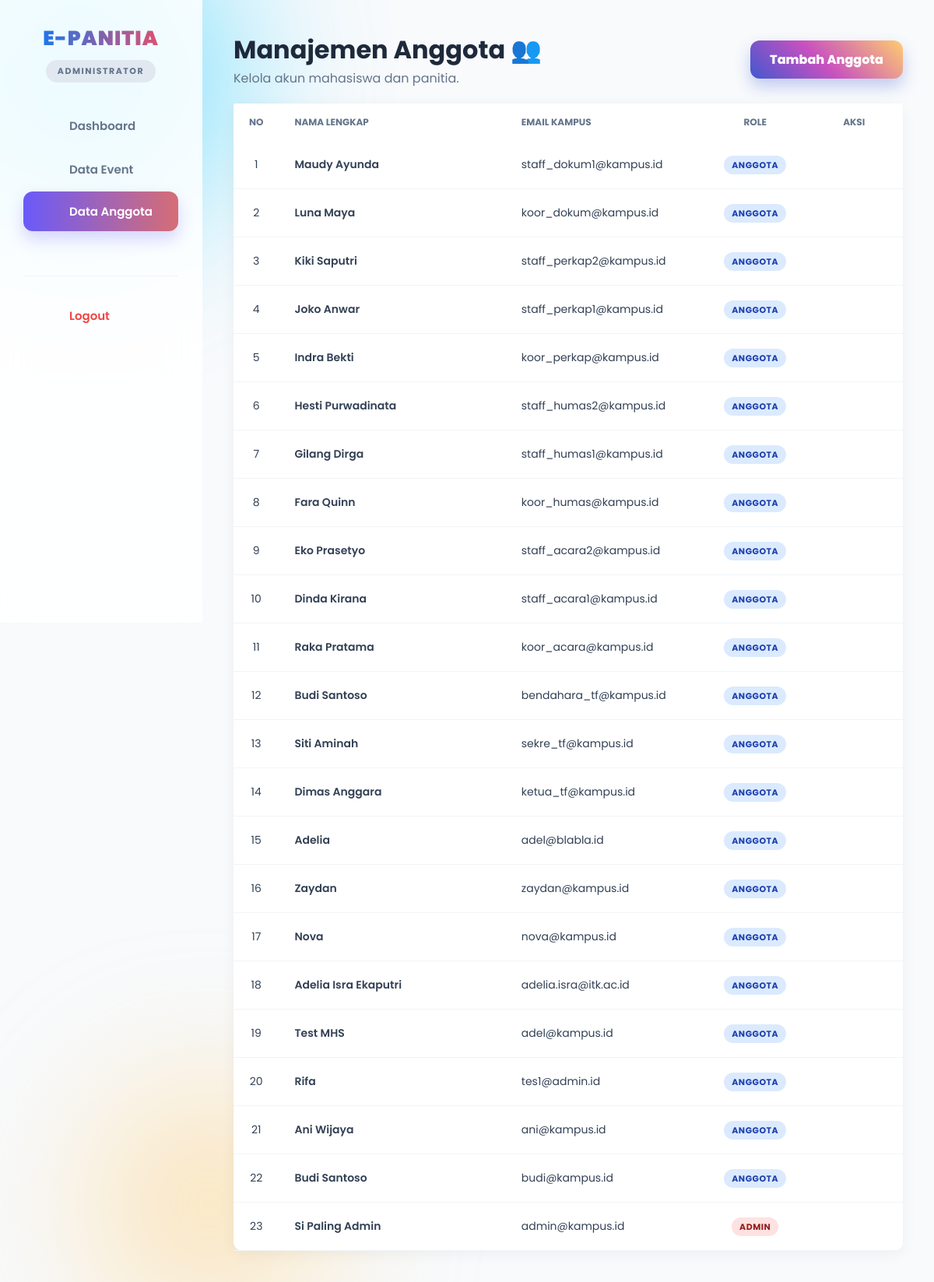
The page /dashboard/data_anggota.php (signed in) on the database its author committed.
### tables this page shows
CREATE TABLE IF NOT EXISTS `users` (
  `user_id` int NOT NULL AUTO_INCREMENT,
  `email` varchar(100) NOT NULL,
  `password` varchar(255) NOT NULL,
  `nama_lengkap` varchar(100) NOT NULL,
  `peran` enum('admin','ketua','anggota') NOT NULL DEFAULT 'anggota',
  `created_at` timestamp NULL DEFAULT CURRENT_TIMESTAMP,
  `perlu_ganti_pass` tinyint(1) DEFAULT '1',
  PRIMARY KEY (`user_id`),
  UNIQUE KEY `email` (`email`)
);

### dashboard/data_anggota.php (the view, shortened to what this page needs)
<?php
require '../config/koneksi.php';
?>
<!DOCTYPE html>
<html lang="id">
<head>
    <link rel="stylesheet" href="../assets/css/style.css?v=105">
</head>
<body>
    <div class="bg-blob blob-1"></div>
    <div class="bg-blob blob-3"></div>
    <div class="dashboard-container">
        <aside class="sidebar">
            <div class="sidebar-header">
                <h2 class="brand-title">E-PANITIA</h2>
                <span class="role-badge">Administrator</span>
            </div>
            <nav>
                <a href="admin.php" class="menu-item"><i class="ph-bold ph-squares-four"></i> Dashboard</a>
                <a href="data_event.php" class="menu-item"><i class="ph-bold ph-calendar-plus"></i> Data Event</a>
                <a href="data_anggota.php" class="menu-item active"><i class="ph-bold ph-users-three"></i> Data Anggota</a>
                <div class="menu-logout"><a href="../logout.php" class="menu-item" style="color: #ef4444;"><i class="ph-bold ph-sign-out"></i> Logout</a></div>
            </nav>
        </aside>
        <main class="main-content">
            <div style="display: flex; justify-content: space-between; align-items: center; margin-bottom: 20px;">
                <div>
                    <h1>Manajemen Anggota 👥</h1>
                    <p style="color: #64748b;">Kelola akun mahasiswa dan panitia.</p>
                </div>
                <button onclick="openModal()" class="btn-login" style="width: auto; padding: 12px 25px;">
                    <i class="ph-bold ph-user-plus"></i> Tambah Anggota
                </button>
            </div>
            <div class="table-container" style="background: white; border-radius: 12px; overflow: visible; box-shadow: 0 4px 20px rgba(0,0,0,0.05);">
                <table style="width: 100%;">
                    <thead style="background: white; border-bottom: 2px solid #f1f5f9;">
                        <tr>
                            <th width="5%" class="text-center">NO</th>
                            <th width="35%" class="text-left">NAMA LENGKAP</th>
                            <th width="30%" class="text-left">EMAIL KAMPUS</th>
                            <th width="15%" class="text-center">ROLE</th>
                            <th width="15%" class="text-center">AKSI</th>
                        </tr>
                    </thead>
                    <tbody>
                        <?php
                        $no = 1;
                        $query = mysqli_query($conn, "SELECT * FROM users ORDER BY user_id DESC");
                        if(mysqli_num_rows($query) > 0){
                            while ($row = mysqli_fetch_assoc($query)) {
                                $badge = ($row['peran'] == 'admin') ? 'role-admin' : 'role-anggota';
                        ?>
                        <tr>
                            <td class="text-center"><?= $no++; ?></td>
                            <td>
                                <div class="user-profile">
                                    <span style="font-weight: 600; color: #334155;"><?= htmlspecialchars($row['nama_lengkap']); ?></span>
                                </div>
                            </td>
                            <td><?= htmlspecialchars($row['email']); ?></td>
                            <td class="text-center">
                                <span class="role-tag <?= $badge; ?>"><?= strtoupper($row['peran']); ?></span>
                            </td>
                            <td class="text-center" style="overflow: visible;">
                                <div class="action-container">
                                    <button class="btn-dots" onclick="toggleDropdown(<?= $row['user_id']; ?>)">
                                    </button>
                                </div>
                            </td>
                        </tr>
                        <?php
                            }
                        } else {
                            echo "<tr><td colspan='5' class='text-center' style='padding:20px;'>Belum ada data anggota.</td></tr>";
                        }
                        ?>
                    </tbody>
                </table>
            </div>
        </main>
    </div>
</body>
</html>

### assets/css/style.css (style rules this page uses)
:root { --bg-body: #f8fafc; --sidebar-bg: rgba(255, 255, 255, 0.85); --text-dark: #1e293b; --text-gray: #64748b; --gradient-text: linear-gradient(to right, #007bff, #ff4b5c); --btn-gradient: linear-gradient(45deg, #4158d0 0%, #c850c0 46%, #ffcc70 100%); --card-blue: linear-gradient(135deg, #00c6ff 0%, #0072ff 100%); --card-purple: linear-gradient(135deg, #c850c0 0%, #4158d0 100%); --card-pink: linear-gradient(135deg, #ff7eb3 0%, #d53369 100%); --card-orange: linear-gradient(135deg, #ffcc70 0%, #daae51 100%); }
* { margin: 0; padding: 0; box-sizing: border-box; font-family: 'Poppins', sans-serif; }
body { margin: 0; padding: 0; background: var(--bg-body); color: var(--text-dark); font-family: 'Poppins', sans-serif; }
.dashboard-container { display: flex; min-height: 100vh; position: relative; z-index: 50; }
.sidebar { width: 260px; background: var(--sidebar-bg); backdrop-filter: blur(20px); border-right: 1px solid rgba(255,255,255,0.6); padding: 30px; display: flex; flex-direction: column; position: fixed; height: 100vh; left: 0; top: 0; z-index: 100; }
.sidebar-header { margin-bottom: 30px; text-align: center; }
.brand-title { font-size: 26px; font-weight: 900; text-transform: uppercase; background: var(--gradient-text); -webkit-background-clip: text; -webkit-text-fill-color: transparent; margin-bottom: 8px; letter-spacing: 1px; }
.role-badge { display: inline-block; font-size: 11px; font-weight: 700; text-transform: uppercase; background: #e2e8f0; color: #64748b; padding: 6px 15px; border-radius: 20px; letter-spacing: 1.5px; }
nav { display: flex; flex-direction: column; gap: 5px; }
.menu-item { display: flex; align-items: center; padding: 14px 20px; color: #64748b; text-decoration: none; border-radius: 12px; font-weight: 600; font-size: 15px; transition: 0.3s; }
.menu-item.active { background: linear-gradient(90deg, #6a5af9 0%, #d66d75 100%); color: white !important; box-shadow: 0 10px 20px rgba(106, 90, 249, 0.25); transform: translateY(-2px); }
.menu-logout { margin-top: 50px; border-top: 1px solid #f1f5f9; padding-top: 25px; }
.menu-logout a { color: #ef4444; font-weight: 600; }
.main-content { margin-left: 260px; padding: 40px; width: calc(100% - 260px); }
table { width: 100%; border-collapse: separate; border-spacing: 0; }
th { text-align: left !important; padding: 15px 20px; color: #64748b; font-size: 12px; font-weight: 700; text-transform: uppercase; }
td { text-align: left !important; vertical-align: middle !important; padding: 20px; border-bottom: 1px solid #f1f5f9; color: #334155; font-size: 14px; }
.action-container { position: relative; display: inline-block; }
.btn-dots { background: none; border: none; cursor: pointer; color: #94a3b8; font-size: 24px; padding: 5px; border-radius: 50%; position: relative; z-index: 100; }
.bg-blob { position: fixed; border-radius: 50%; filter: blur(100px); z-index: -9999; opacity: 0.5; pointer-events: none; }
.blob-1 { width: 400px; height: 400px; background: #00c6ff; top: -100px; left: -100px; }
.blob-3 { width: 300px; height: 300px; background: #ffcc70; bottom: -50px; left: 10%; }
.btn-login { width: 100%; padding: 16px; border: none; border-radius: 12px; background-image: var(--btn-gradient); color: white; font-size: 16px; font-weight: 800; cursor: pointer; transition: 0.3s; box-shadow: 0 10px 20px rgba(65, 88, 208, 0.3); }
.role-tag { font-size: 11px; font-weight: 700; padding: 4px 10px; border-radius: 20px; text-transform: uppercase; letter-spacing: 0.5px; }
.role-admin { background: #fee2e2; color: #991b1b; }
.role-anggota { background: #dbeafe; color: #1e40af; }

### dashboard/data_anggota.php (style rules this page uses)
.text-center { text-align: center !important; }
.text-left { text-align: left !important; }
.user-profile { display: flex; align-items: center; }
.role-tag { font-size: 11px; font-weight: 700; padding: 4px 10px; border-radius: 20px; text-transform: uppercase; }
.role-admin { background: #fee2e2; color: #991b1b; }
.role-anggota { background: #dbeafe; color: #1e40af; }
.action-container { position: relative; }
.bg-blob { pointer-events: none !important; z-index: 0 !important; }
.dashboard-container { position: relative; z-index: 10 !important; }

### rows shown on the page
users: nama_lengkap "Maudy Ayunda", email "staff_dokum1@kampus.id", peran "ANGGOTA"
users: nama_lengkap "Luna Maya", email "koor_dokum@kampus.id", peran "ANGGOTA"
users: nama_lengkap "Kiki Saputri", email "staff_perkap2@kampus.id", peran "ANGGOTA"
users: nama_lengkap "Joko Anwar", email "staff_perkap1@kampus.id", peran "ANGGOTA"
users: nama_lengkap "Indra Bekti", email "koor_perkap@kampus.id", peran "ANGGOTA"
users: nama_lengkap "Hesti Purwadinata", email "staff_humas2@kampus.id", peran "ANGGOTA"
users: nama_lengkap "Gilang Dirga", email "staff_humas1@kampus.id", peran "ANGGOTA"
users: nama_lengkap "Fara Quinn", email "koor_humas@kampus.id", peran "ANGGOTA"
users: nama_lengkap "Eko Prasetyo", email "staff_acara2@kampus.id", peran "ANGGOTA"
users: nama_lengkap "Dinda Kirana", email "staff_acara1@kampus.id", peran "ANGGOTA"
users: nama_lengkap "Raka Pratama", email "koor_acara@kampus.id", peran "ANGGOTA"
users: nama_lengkap "Budi Santoso", email "bendahara_tf@kampus.id", peran "ANGGOTA"
users: nama_lengkap "Siti Aminah", email "sekre_tf@kampus.id", peran "ANGGOTA"
users: nama_lengkap "Dimas Anggara", email "ketua_tf@kampus.id", peran "ANGGOTA"
users: nama_lengkap "Adelia", email "adel@blabla.id", peran "ANGGOTA"
users: nama_lengkap "Zaydan", email "zaydan@kampus.id", peran "ANGGOTA"
users: nama_lengkap "Nova", email "nova@kampus.id", peran "ANGGOTA"
users: nama_lengkap "Adelia Isra Ekaputri", email "adelia.isra@itk.ac.id", peran "ANGGOTA"
users: nama_lengkap "Test MHS", email "adel@kampus.id", peran "ANGGOTA"
users: nama_lengkap "Rifa", email "tes1@admin.id", peran "ANGGOTA"
users: nama_lengkap "Ani Wijaya", email "ani@kampus.id", peran "ANGGOTA"
users: nama_lengkap "Budi Santoso", email "budi@kampus.id", peran "ANGGOTA"
users: nama_lengkap "Si Paling Admin", email "admin@kampus.id", peran "ADMIN"
